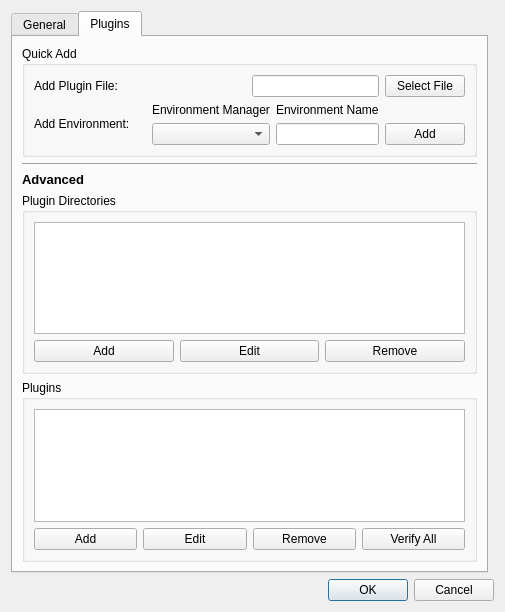
<?xml version="1.0" encoding="UTF-8"?>
<ui version="4.0">
 <class>AppConfigDialog</class>
 <widget class="QDialog" name="AppConfigDialog">
  <property name="geometry">
   <rect>
    <x>0</x>
    <y>0</y>
    <width>505</width>
    <height>612</height>
   </rect>
  </property>
  <property name="windowTitle">
   <string>WISER Configuration</string>
  </property>
  <layout class="QGridLayout" name="gridLayout">
   <item row="3" column="0" colspan="2">
    <widget class="QDialogButtonBox" name="buttonBox">
     <property name="orientation">
      <enum>Qt::Horizontal</enum>
     </property>
     <property name="standardButtons">
      <set>QDialogButtonBox::Cancel|QDialogButtonBox::Ok</set>
     </property>
    </widget>
   </item>
   <item row="2" column="0">
    <widget class="QTabWidget" name="tabWidget">
     <property name="currentIndex">
      <number>1</number>
     </property>
     <widget class="QWidget" name="tab_general">
      <attribute name="title">
       <string>General</string>
      </attribute>
      <layout class="QGridLayout" name="gridLayout_5">
       <item row="3" column="0">
        <widget class="QGroupBox" name="gbox_error_reporting">
         <property name="title">
          <string>Error Reporting</string>
         </property>
         <layout class="QGridLayout" name="gridLayout_8">
          <item row="1" column="0">
           <widget class="QLabel" name="lbl_online_bug_reporting">
            <property name="text">
             <string>&lt;html&gt;&lt;head/&gt;&lt;body&gt;&lt;p&gt;No personally identifying information is sent to &lt;a href=&quot;https://www.bugsnag.com&quot;&gt;BugSnag&lt;/a&gt;.&lt;/p&gt;&lt;/body&gt;&lt;/html&gt;</string>
            </property>
            <property name="textFormat">
             <enum>Qt::RichText</enum>
            </property>
            <property name="indent">
             <number>18</number>
            </property>
            <property name="openExternalLinks">
             <bool>true</bool>
            </property>
            <property name="buddy">
             <cstring>ckbox_online_bug_reporting</cstring>
            </property>
           </widget>
          </item>
          <item row="0" column="0">
           <widget class="QCheckBox" name="ckbox_online_bug_reporting">
            <property name="text">
             <string>Send WISER exceptions and crashes to BugSnag</string>
            </property>
           </widget>
          </item>
         </layout>
        </widget>
       </item>
       <item row="5" column="0">
        <widget class="QGroupBox" name="gbox_raster_views">
         <property name="title">
          <string>Raster Display</string>
         </property>
         <layout class="QGridLayout" name="gridLayout_9">
          <item row="1" column="1">
           <widget class="QWidget" name="widget_viewport_highlight_color" native="true">
            <layout class="QGridLayout" name="gridLayout_2" columnstretch="1,0">
             <property name="leftMargin">
              <number>0</number>
             </property>
             <property name="topMargin">
              <number>0</number>
             </property>
             <property name="rightMargin">
              <number>0</number>
             </property>
             <property name="bottomMargin">
              <number>0</number>
             </property>
             <property name="spacing">
              <number>0</number>
             </property>
             <item row="0" column="0">
              <widget class="QLineEdit" name="ledit_viewport_highlight_color"/>
             </item>
             <item row="0" column="1">
              <widget class="QPushButton" name="btn_viewport_highlight_color">
               <property name="text">
                <string>...</string>
               </property>
              </widget>
             </item>
            </layout>
           </widget>
          </item>
          <item row="1" column="0">
           <widget class="QLabel" name="label">
            <property name="text">
             <string>Viewport highlight color:</string>
            </property>
            <property name="buddy">
             <cstring>ledit_viewport_highlight_color</cstring>
            </property>
           </widget>
          </item>
          <item row="3" column="1">
           <widget class="QWidget" name="widget_pixel_cursor_color" native="true">
            <layout class="QGridLayout" name="gridLayout_10" columnstretch="1,0">
             <property name="leftMargin">
              <number>0</number>
             </property>
             <property name="topMargin">
              <number>0</number>
             </property>
             <property name="rightMargin">
              <number>0</number>
             </property>
             <property name="bottomMargin">
              <number>0</number>
             </property>
             <property name="spacing">
              <number>0</number>
             </property>
             <item row="0" column="1">
              <widget class="QPushButton" name="btn_pixel_cursor_color">
               <property name="text">
                <string>...</string>
               </property>
              </widget>
             </item>
             <item row="0" column="0">
              <widget class="QLineEdit" name="ledit_pixel_cursor_color"/>
             </item>
            </layout>
           </widget>
          </item>
          <item row="2" column="1">
           <widget class="QComboBox" name="cbox_pixel_cursor_type"/>
          </item>
          <item row="2" column="0">
           <widget class="QLabel" name="lbl_pixel_cursor_type">
            <property name="text">
             <string>Pixel cursor type:</string>
            </property>
            <property name="buddy">
             <cstring>cbox_pixel_cursor_type</cstring>
            </property>
           </widget>
          </item>
          <item row="3" column="0">
           <widget class="QLabel" name="lbl_pixel_cursor_color">
            <property name="text">
             <string>Pixel cursor color:</string>
            </property>
            <property name="buddy">
             <cstring>ledit_pixel_cursor_color</cstring>
            </property>
           </widget>
          </item>
         </layout>
        </widget>
       </item>
       <item row="4" column="0">
        <widget class="QGroupBox" name="gbox_rgb_wavelengths">
         <property name="title">
          <string>Visible-Light Wavelengths</string>
         </property>
         <layout class="QGridLayout" name="gridLayout_3">
          <item row="3" column="0">
           <widget class="QLabel" name="lbl_green_wavelength">
            <property name="text">
             <string>Green wavelength (nm):</string>
            </property>
            <property name="buddy">
             <cstring>ledit_green_wavelength</cstring>
            </property>
           </widget>
          </item>
          <item row="2" column="0">
           <widget class="QLabel" name="lbl_red_wavelength">
            <property name="text">
             <string>Red wavelength (nm):</string>
            </property>
            <property name="buddy">
             <cstring>ledit_red_wavelength</cstring>
            </property>
           </widget>
          </item>
          <item row="2" column="1">
           <widget class="QLineEdit" name="ledit_red_wavelength"/>
          </item>
          <item row="3" column="1">
           <widget class="QLineEdit" name="ledit_green_wavelength"/>
          </item>
          <item row="4" column="1">
           <widget class="QLineEdit" name="ledit_blue_wavelength"/>
          </item>
          <item row="4" column="0">
           <widget class="QLabel" name="lbl_blue_wavelength">
            <property name="text">
             <string>Blue wavelength (nm):</string>
            </property>
            <property name="buddy">
             <cstring>ledit_blue_wavelength</cstring>
            </property>
           </widget>
          </item>
         </layout>
        </widget>
       </item>
       <item row="6" column="0">
        <widget class="QGroupBox" name="gbox_new_spectra_defaults">
         <property name="title">
          <string>Defaults for New Spectra</string>
         </property>
         <layout class="QGridLayout" name="gridLayout_4">
          <item row="1" column="1">
           <widget class="QLabel" name="lbl_aavg_x">
            <property name="text">
             <string>X:</string>
            </property>
            <property name="buddy">
             <cstring>ledit_aavg_x</cstring>
            </property>
           </widget>
          </item>
          <item row="2" column="1">
           <widget class="QLabel" name="lbl_aavg_y">
            <property name="text">
             <string>Y:</string>
            </property>
            <property name="buddy">
             <cstring>ledit_aavg_y</cstring>
            </property>
           </widget>
          </item>
          <item row="1" column="0">
           <widget class="QLabel" name="lbl_aavg_size">
            <property name="text">
             <string>Default area-average size</string>
            </property>
            <property name="buddy">
             <cstring>ledit_aavg_x</cstring>
            </property>
           </widget>
          </item>
          <item row="1" column="2">
           <widget class="QLineEdit" name="ledit_aavg_x"/>
          </item>
          <item row="2" column="2">
           <widget class="QLineEdit" name="ledit_aavg_y"/>
          </item>
          <item row="0" column="0" colspan="2">
           <widget class="QLabel" name="lbl_default_avg_mode">
            <property name="text">
             <string>Default average mode:</string>
            </property>
            <property name="buddy">
             <cstring>cbox_default_avg_mode</cstring>
            </property>
           </widget>
          </item>
          <item row="0" column="2">
           <widget class="QComboBox" name="cbox_default_avg_mode"/>
          </item>
         </layout>
        </widget>
       </item>
      </layout>
     </widget>
     <widget class="QWidget" name="tab_plugins">
      <attribute name="title">
       <string>Plugins</string>
      </attribute>
      <layout class="QGridLayout" name="gridLayout_6">
       <item row="5" column="0">
        <widget class="QGroupBox" name="gbox_plugins">
         <property name="title">
          <string>Plugins</string>
         </property>
         <layout class="QGridLayout" name="gridLayout_11">
          <item row="1" column="0">
           <widget class="QPushButton" name="btn_add_plugin">
            <property name="text">
             <string>Add</string>
            </property>
           </widget>
          </item>
          <item row="0" column="0" colspan="4">
           <widget class="QListWidget" name="list_plugins"/>
          </item>
          <item row="1" column="2">
           <widget class="QPushButton" name="btn_del_plugin">
            <property name="text">
             <string>Remove</string>
            </property>
           </widget>
          </item>
          <item row="1" column="3">
           <widget class="QPushButton" name="btn_verify_plugins">
            <property name="text">
             <string>Verify All</string>
            </property>
           </widget>
          </item>
          <item row="1" column="1">
           <widget class="QPushButton" name="btn_edit_plugin">
            <property name="text">
             <string>Edit</string>
            </property>
           </widget>
          </item>
         </layout>
        </widget>
       </item>
       <item row="4" column="0">
        <widget class="QGroupBox" name="gbox_plugin_paths">
         <property name="title">
          <string>Plugin Directories</string>
         </property>
         <layout class="QGridLayout" name="gridLayout_7">
          <item row="0" column="0" colspan="3">
           <widget class="QListWidget" name="list_plugin_paths"/>
          </item>
          <item row="1" column="0">
           <widget class="QPushButton" name="btn_add_plugin_path">
            <property name="text">
             <string>Add</string>
            </property>
           </widget>
          </item>
          <item row="1" column="2">
           <widget class="QPushButton" name="btn_del_plugin_path">
            <property name="text">
             <string>Remove</string>
            </property>
           </widget>
          </item>
          <item row="1" column="1">
           <widget class="QPushButton" name="btn_edit_plugin_path">
            <property name="text">
             <string>Edit</string>
            </property>
           </widget>
          </item>
         </layout>
        </widget>
       </item>
       <item row="1" column="0">
        <widget class="Line" name="line_2">
         <property name="orientation">
          <enum>Qt::Horizontal</enum>
         </property>
        </widget>
       </item>
       <item row="0" column="0">
        <widget class="QGroupBox" name="gbox_quick_add_plugin">
         <property name="title">
          <string>Quick Add</string>
         </property>
         <layout class="QVBoxLayout" name="verticalLayout">
          <item>
           <layout class="QHBoxLayout" name="hlayout_add_plugin">
            <item>
             <widget class="QLabel" name="lbl_plugin_file">
              <property name="text">
               <string>Add Plugin File:</string>
              </property>
             </widget>
            </item>
            <item>
             <spacer name="hspacer_add_plugin">
              <property name="orientation">
               <enum>Qt::Horizontal</enum>
              </property>
              <property name="sizeHint" stdset="0">
               <size>
                <width>40</width>
                <height>20</height>
               </size>
              </property>
             </spacer>
            </item>
            <item>
             <widget class="QLineEdit" name="ledit_plugin_path"/>
            </item>
            <item>
             <widget class="QPushButton" name="btn_add_plugin_file">
              <property name="text">
               <string>Select File</string>
              </property>
             </widget>
            </item>
           </layout>
          </item>
          <item>
           <layout class="QHBoxLayout" name="hlayout_add_env">
            <item>
             <widget class="QLabel" name="lbl_add_env">
              <property name="text">
               <string>Add Environment:</string>
              </property>
             </widget>
            </item>
            <item>
             <spacer name="hspacer_add_env">
              <property name="orientation">
               <enum>Qt::Horizontal</enum>
              </property>
              <property name="sizeHint" stdset="0">
               <size>
                <width>40</width>
                <height>20</height>
               </size>
              </property>
             </spacer>
            </item>
            <item>
             <layout class="QVBoxLayout" name="vlayout_env_manager">
              <item>
               <widget class="QLabel" name="lbl_env_manager">
                <property name="text">
                 <string>Environment Manager</string>
                </property>
               </widget>
              </item>
              <item>
               <widget class="QComboBox" name="cbox_env_manager"/>
              </item>
             </layout>
            </item>
            <item>
             <layout class="QVBoxLayout" name="vlayout_env_name">
              <item>
               <widget class="QLabel" name="lbl_env_name">
                <property name="text">
                 <string>Environment Name</string>
                </property>
               </widget>
              </item>
              <item>
               <widget class="QLineEdit" name="ledit_env_name"/>
              </item>
             </layout>
            </item>
            <item>
             <layout class="QVBoxLayout" name="vlayout_add_env">
              <item>
               <widget class="QLabel" name="lbl_add_env_spacing">
                <property name="text">
                 <string/>
                </property>
               </widget>
              </item>
              <item>
               <widget class="QPushButton" name="btn_add_env">
                <property name="text">
                 <string>Add</string>
                </property>
               </widget>
              </item>
             </layout>
            </item>
           </layout>
          </item>
         </layout>
        </widget>
       </item>
       <item row="3" column="0">
        <widget class="QLabel" name="lbl_advanced_section">
         <property name="text">
          <string>&lt;html&gt;&lt;head/&gt;&lt;body&gt;&lt;p&gt;&lt;span style=&quot; font-size:10pt; font-weight:600;&quot;&gt;Advanced&lt;/span&gt;&lt;/p&gt;&lt;/body&gt;&lt;/html&gt;</string>
         </property>
        </widget>
       </item>
      </layout>
     </widget>
    </widget>
   </item>
  </layout>
 </widget>
 <tabstops>
  <tabstop>tabWidget</tabstop>
  <tabstop>ckbox_online_bug_reporting</tabstop>
  <tabstop>ledit_red_wavelength</tabstop>
  <tabstop>ledit_green_wavelength</tabstop>
  <tabstop>ledit_blue_wavelength</tabstop>
  <tabstop>ledit_viewport_highlight_color</tabstop>
  <tabstop>btn_viewport_highlight_color</tabstop>
  <tabstop>cbox_pixel_cursor_type</tabstop>
  <tabstop>ledit_pixel_cursor_color</tabstop>
  <tabstop>btn_pixel_cursor_color</tabstop>
  <tabstop>cbox_default_avg_mode</tabstop>
  <tabstop>ledit_aavg_x</tabstop>
  <tabstop>ledit_aavg_y</tabstop>
  <tabstop>list_plugin_paths</tabstop>
  <tabstop>btn_add_plugin_path</tabstop>
  <tabstop>btn_edit_plugin_path</tabstop>
  <tabstop>btn_del_plugin_path</tabstop>
  <tabstop>list_plugins</tabstop>
  <tabstop>btn_add_plugin</tabstop>
  <tabstop>btn_edit_plugin</tabstop>
  <tabstop>btn_del_plugin</tabstop>
  <tabstop>btn_verify_plugins</tabstop>
 </tabstops>
 <resources/>
 <connections>
  <connection>
   <sender>buttonBox</sender>
   <signal>accepted()</signal>
   <receiver>AppConfigDialog</receiver>
   <slot>accept()</slot>
   <hints>
    <hint type="sourcelabel">
     <x>230</x>
     <y>621</y>
    </hint>
    <hint type="destinationlabel">
     <x>157</x>
     <y>274</y>
    </hint>
   </hints>
  </connection>
  <connection>
   <sender>buttonBox</sender>
   <signal>rejected()</signal>
   <receiver>AppConfigDialog</receiver>
   <slot>reject()</slot>
   <hints>
    <hint type="sourcelabel">
     <x>298</x>
     <y>621</y>
    </hint>
    <hint type="destinationlabel">
     <x>286</x>
     <y>274</y>
    </hint>
   </hints>
  </connection>
 </connections>
</ui>
